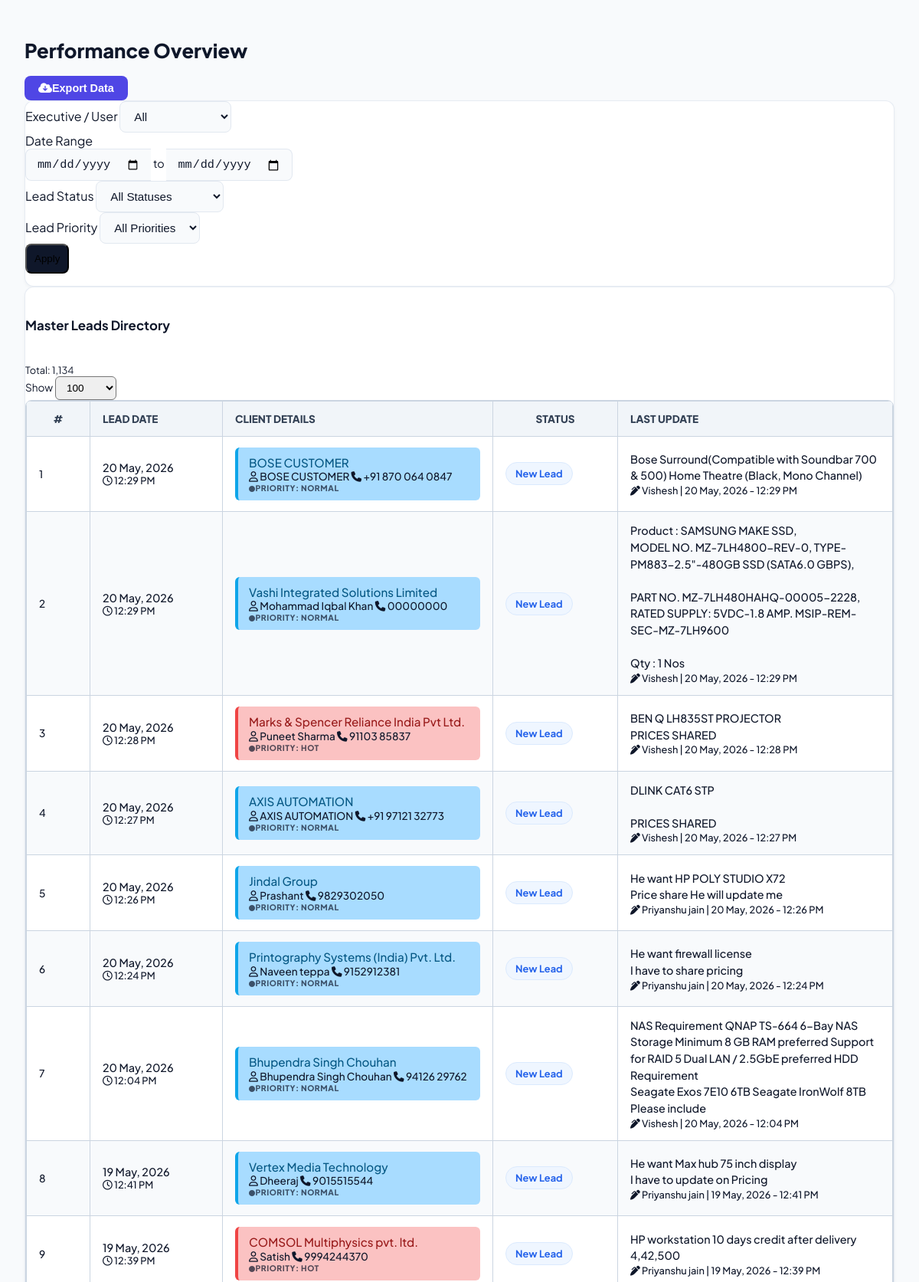
Screenshot of /sales-report.php (signed in, upper part) with the database file from the repository.
### tables this page shows
CREATE TABLE `leads` (
  `id` int(11) NOT NULL,
  `company_name` varchar(150) DEFAULT NULL,
  `department` varchar(100) DEFAULT NULL,
  `contact_person` varchar(100) DEFAULT NULL,
  `designation` varchar(100) DEFAULT NULL,
  `contact_number` varchar(20) DEFAULT NULL,
  `email` varchar(100) DEFAULT NULL,
  `location` varchar(150) DEFAULT NULL,
  `full_address` text DEFAULT NULL,
  `customer_type` varchar(50) DEFAULT NULL,
  `lead_by` varchar(100) DEFAULT NULL,
  `lead_type` varchar(100) DEFAULT NULL,
  `manager` varchar(100) DEFAULT NULL,
  `lead_status` varchar(50) DEFAULT NULL,
  `followed_by` varchar(255) DEFAULT NULL,
  `support_team` varchar(255) DEFAULT NULL,
  `followup_time` datetime DEFAULT NULL,
  `created_at` timestamp NOT NULL DEFAULT current_timestamp(),
  `reminder_sent` tinyint(1) DEFAULT 0,
  `alternate_number` varchar(20) DEFAULT NULL,
  `lead_priority` varchar(50) DEFAULT NULL,
  `gst_number` varchar(50) DEFAULT NULL,
  `pan_number` varchar(50) DEFAULT NULL,
  `cin_number` varchar(50) DEFAULT NULL,
  `aadhar_number` varchar(50) DEFAULT NULL,
  `is_customer` tinyint(1) DEFAULT 0
);

### sales-report.php (the view, shortened to what this page needs)
<?php
$is_admin = ($_SESSION['role'] === 'admin');
function runQuery($conn, $sql) {
    $result = mysqli_query($conn, $sql);
    return $result;
}
$filter_date_from     = isset($_GET['date_from']) ? mysqli_real_escape_string($conn, $_GET['date_from']) : '';
$filter_date_to       = isset($_GET['date_to']) ? mysqli_real_escape_string($conn, $_GET['date_to']) : '';
$filter_user          = isset($_GET['user']) ? mysqli_real_escape_string($conn, $_GET['user']) : '';
$where_clause = "WHERE 1=1";
$allowed_limits = [40, 100, 200, 300, 500, 1000, 2000, 3000, 4000, 5000];
$limit = isset($_GET['limit']) && in_array((int)$_GET['limit'], $allowed_limits) ? (int)$_GET['limit'] : 100;
$page = isset($_GET['page']) && is_numeric($_GET['page']) ? (int)$_GET['page'] : 1;
$offset = ($page - 1) * $limit;
function getBadgeClass($status) {
    $s = strtolower(trim($status));
    switch($s) {
        case 'new lead': return 'status-new';
        case 'meeting': return 'status-meeting';
        case 'sale': return 'status-sale';
        default: return 'status-default';
    }
}
function getPriorityStyleClass($priority) {
    $p = strtolower(trim($priority));
    switch($p) {
        case 'hot': return 'priority-box-hot';
        case 'cold': return 'priority-box-cold';
        case 'normal': return 'priority-box-normal';
    }
}
$lead_query = runQuery($conn, "SELECT COUNT(*) as total FROM leads $where_clause");
$total_leads = $lead_query ? mysqli_fetch_assoc($lead_query)['total'] : 0;
$sql_leads = "
    SELECT leads.*,
    (SELECT history_note FROM lead_history WHERE lead_history.lead_id = leads.id ORDER BY id DESC LIMIT 1) as last_history_note,
    (SELECT updated_by FROM lead_history WHERE lead_history.lead_id = leads.id ORDER BY id DESC LIMIT 1) as last_updated_by,
    (SELECT created_at FROM lead_history WHERE lead_history.lead_id = leads.id ORDER BY id DESC LIMIT 1) as last_history_date
    FROM leads
    $where_clause
    ORDER BY leads.id DESC
    LIMIT $limit OFFSET $offset
";
$leads_list_query = runQuery($conn, $sql_leads);
$user_col_class     = $is_admin ? "col-lg-2 col-md-6" : "d-none";
$date_col_class     = $is_admin ? "col-lg-3 col-md-6" : "col-lg-4 col-md-6";
$status_col_class   = $is_admin ? "col-lg-3 col-md-6" : "col-lg-3 col-md-6";
$priority_col_class = $is_admin ? "col-lg-2 col-md-6" : "col-lg-3 col-md-6";
$btn_col_class      = "col-lg-2 col-md-12";
?>
<link rel="stylesheet" href="https://cdnjs.cloudflare.com/ajax/libs/font-awesome/6.4.0/css/all.min.css">
<div class="crm-wrapper">
    <div class="d-flex justify-content-between align-items-center mb-4">
        <h1 class="page-title m-0">Performance Overview</h1>
        <button class="btn-brand"><i class="fa-solid fa-cloud-arrow-down me-2"></i>Export Data</button>
    </div>
    <?php if(!isset($_GET['hide_filter']) || $_GET['hide_filter'] != '1'): ?>
    <div class="new-gen-card p-4 mb-4">
        <form method="GET" action="" id="filterForm" class="m-0">
            <div class="row g-3 align-items-end">
                <?php if($is_admin): ?>
                <div class="<?= $user_col_class ?>">
                    <label class="form-label text-muted small fw-bold mb-2">Executive / User</label>
                    <select name="user" id="userDropdown" class="form-select clean-input">
                        <option value="">All</option>
                    </select>
                </div>
                <?php endif; ?>
                <div class="<?= $date_col_class ?>">
                    <label class="form-label text-muted small fw-bold mb-2">Date Range</label>
                    <div class="input-group">
                        <input type="date" name="date_from" class="form-control clean-input" value="<?= htmlspecialchars($filter_date_from) ?>" style="border-radius: 8px 0 0 8px; border-right: none;">
                        <span class="input-group-text bg-light text-muted border-top border-bottom" style="border-left: none; border-right: none; font-size: 0.9rem;">to</span>
                        <input type="date" name="date_to" class="form-control clean-input" value="<?= htmlspecialchars($filter_date_to) ?>" style="border-radius: 0 8px 8px 0; border-left: none;">
                    </div>
                </div>
                <div class="<?= $status_col_class ?>">
                    <label class="form-label text-muted small fw-bold mb-2">Lead Status</label>
                    <select name="status" class="form-select clean-input">
                        <option value="">All Statuses</option>
                    </select>
                </div>
                <div class="<?= $priority_col_class ?>">
                    <label class="form-label text-muted small fw-bold mb-2">Lead Priority</label>
                    <select name="priority" class="form-select clean-input">
                        <option value="">All Priorities</option>
                    </select>
                </div>
                <div class="<?= $btn_col_class ?> d-flex gap-2">
                    <button type="submit" class="btn btn-dark w-100 fw-bold" style="border-radius: 8px; padding: 10px; background: var(--text-main);">Apply</button>
                </div>
            </div>
        </form>
    </div>
    <?php endif; ?>
    <div class="row g-0 mb-4">
        <div class="col-lg-12" id="leadsTable">
            <div class="new-gen-card overflow-hidden h-100">
                <div class="p-3 border-bottom bg-white d-flex flex-wrap justify-content-between align-items-center gap-3">
                    <div class="d-flex align-items-center ms-2">
                        <h6 class="m-0 fw-bold text-dark" style="font-size: 1.05rem;">
                            <?php
                                if(!$is_admin) {
                                    echo "My Leads";
                                } else {
                                    echo ($filter_user != '') ? "Leads for " . htmlspecialchars($filter_user) : "Master Leads Directory";
                                }
                            ?>
                        </h6>
                        <span class="badge bg-light text-secondary border fw-bold px-3 py-1 ms-3" style="border-radius: 6px; font-size: 0.8rem;">
                            Total: <?= number_format($total_leads) ?>
                        </span>
                    </div>
                    <div class="d-flex align-items-center gap-2 me-2">
                        <label class="text-muted fw-bold mb-0" style="font-size: 0.85rem;">Show</label>
                        <select class="form-select form-select-sm border-light bg-light fw-bold" style="border-radius: 6px; width: 80px; padding: 6px 10px; font-size: 0.85rem;" onchange="changeLimit(this.value)">
                            <?php foreach($allowed_limits as $lim): ?>
                                <option value="<?= $lim ?>" <?= $limit == $lim ? 'selected' : '' ?>><?= $lim ?></option>
                            <?php endforeach; ?>
                        </select>
                    </div>
                </div>
                <div class="table-container bg-white">
                    <table class="clean-table mb-0">
                        <thead style="position: sticky; top: 0; z-index: 10;">
                            <tr>
                                <th style="width: 50px; text-align: center;">#</th>
                                <th style="width: 140px;">Lead Date</th>
                                <th style="width: 320px;">Client Details</th>
                                <th style="width: 130px; text-align: center;">Status</th>
                                <th>Last Update</th>
                            </tr>
                        </thead>
                        <tbody>
                            <?php
                            if($leads_list_query && mysqli_num_rows($leads_list_query) > 0):
                                $sr_no = $offset + 1;
                                while($lead = mysqli_fetch_assoc($leads_list_query)):
                                    $l_badgeClass = getBadgeClass($lead['lead_status'] ?? '');
                                    $company = $lead['company_name'] ?? '-';
                                    $contact = $lead['contact_person'] ?? '-';
                                    $phone = $lead['contact_number'] ?? '-';
                                    $priority = $lead['lead_priority'] ?? '';
                            ?>
                                <tr class="clickable-row" onclick="window.open('lead-update.php?id=<?= $lead['id'] ?>', '_blank')" title="Click to view/update lead">
                                    <td class="text-center text-muted fw-bold" style="font-size: 0.85rem;">
                                        <?= $sr_no++ ?>
                                    </td>
                                    <td>
                                        <?php
                                        if(!empty($lead['created_at'])) {
                                            $dt = new DateTime($lead['created_at']);
                                            $dt->setTimezone(new DateTimeZone('Asia/Kolkata'));
                                        ?>
                                            <div class="fw-bold text-dark m-0" style="font-size: 0.9rem;"><?= $dt->format("d M, Y") ?></div>
                                            <div class="text-muted mt-1" style="font-size: 0.8rem;"><i class="fa-regular fa-clock me-1"></i> <?= $dt->format("h:i A") ?></div>
                                        <?php } else { echo '-'; } ?>
                                    </td>
                                    <td>
                                        <div class="priority-box <?= getPriorityStyleClass($priority) ?>">
                                            <div class="fw-bold text-dark m-0 company-name" style="font-size: 0.95rem; line-height: 1.3;">
                                                <?= htmlspecialchars($company) ?>
                                            </div>
                                            <div class="text-muted mt-2" style="font-size: 0.85rem;">
                                                <span class="d-inline-block me-3"><i class="fa-regular fa-user me-1"></i> <?= htmlspecialchars($contact) ?></span>
                                                <span class="d-inline-block mt-1 mt-md-0"><i class="fa-solid fa-phone me-1"></i> <?= htmlspecialchars($phone) ?></span>
                                            </div>
                                            <?php if(!empty($priority)): ?>
                                                <div class="mt-2" style="font-size: 0.65rem; text-transform: uppercase; font-weight: 800; opacity: 0.7; letter-spacing: 0.5px;">
                                                    <i class="fa-solid fa-circle me-1" style="font-size: 0.5rem;"></i>PRIORITY: <?= htmlspecialchars($priority) ?>
                                                </div>
                                            <?php endif; ?>
                                        </div>
                                    </td>
                                    <td class="text-center">
                                        <span class="status-badge <?= $l_badgeClass ?>"><?= htmlspecialchars($lead['lead_status'] ?? 'N/A') ?></span>
                                    </td>
                                    <td>
                                        <?php if(!empty($lead['last_history_note'])): ?>
                                            <div class="text-dark fw-medium m-0" style="font-size: 0.9rem; white-space: normal; word-break: break-word; line-height: 1.5;">
                                                <?= nl2br(htmlspecialchars($lead['last_history_note'])) ?>
                                            </div>
                                            <div class="text-muted mt-2" style="font-size: 0.8rem;">
                                                <i class="fa-solid fa-pen-clip me-1"></i> <?= htmlspecialchars($lead['last_updated_by'] ?? 'System') ?>
                                                <?php if(!empty($lead['last_history_date'])): ?>
                                                    | <?= date('d M, Y - h:i A', strtotime($lead['last_history_date'])) ?>
                                                <?php endif; ?>
                                            </div>
                                        <?php else: ?>
                                            <span class="text-muted" style="font-size: 0.85rem;">No updates yet</span>
                                        <?php endif; ?>
                                    </td>
                                </tr>
                                <?php endwhile; ?>
                            <?php endif; ?>
                        </tbody>
                    </table>
                </div>
            </div>
        </div>
    </div>
</div>

### sales-report.php (style rules this page uses)
body, .crm-wrapper { font-family: 'Plus Jakarta Sans', sans-serif; background-color: var(--bg-body); color: var(--text-main); }
.crm-wrapper { padding: 24px; min-height: 100vh; }
.page-title { font-weight: 800; font-size: 1.6rem; color: var(--text-main); }
.new-gen-card { background: var(--card-bg); border: 1px solid rgba(226, 232, 240, 0.8); border-radius: var(--radius-lg); box-shadow: var(--shadow-sm); }
.clean-input { border-radius: 8px; border: 1px solid #E2E8F0; padding: 10px 14px; font-size: 0.95rem; color: var(--text-main); background-color: #F8FAFC; }
.table-container { border-radius: var(--radius-md); overflow: hidden; border: 1px solid var(--border-light); overflow-x: auto; }
.clean-table { width: 100%; border-collapse: collapse; }
.clean-table th { background: #F1F5F9; color: #334155; font-weight: 800; font-size: 0.85rem; text-transform: uppercase; padding: 14px 16px; text-align: left; border: 1px solid var(--border-light); }
.clean-table td { padding: 14px 16px; border: 1px solid var(--border-light); vertical-align: middle; font-size: 0.9rem; font-weight: 500; }
.clean-table tbody tr:nth-child(even) { background-color: #F8FAFC; }
.clickable-row { cursor: pointer; transition: background-color 0.15s ease-in-out; }
.priority-box { padding: 10px 14px; border-radius: 6px; transition: all 0.2s ease; }
.priority-box-hot { background-color: #fbc2c2; border-left: 4px solid #EF4444; }
.priority-box-hot .company-name { color: #991B1B !important; }
.priority-box-normal { background-color: #a8dcff; border-left: 4px solid #0EA5E9; }
.priority-box-normal .company-name { color: #075985 !important; }
.status-badge { padding: 6px 12px; border-radius: 20px; font-size: 0.8rem; font-weight: 700; display: inline-flex; align-items: center; border: 1px solid transparent; }
.status-new { background: #EFF6FF; color: #2563EB; border-color: #DBEAFE; }
.btn-brand { background: var(--brand-primary); color: #fff; border: none; border-radius: 8px; padding: 8px 18px; font-weight: 600; font-size: 0.9rem; }

### rows the page displays
leads: created_at "20 May, 2026", created_at "12:29 PM", company_name "BOSE CUSTOMER", contact_person "BOSE CUSTOMER", contact_number "+91 870 064 0847", lead_priority "NORMAL", lead_status "New Lead", last_history_note "Bose Surround(Compatible with Soundbar 700 & 500) Home Theatre (Black, Mono Channel)", last_updated_by "Vishesh", last_history_date "20 May, 2026 - 12:29 PM"
leads: created_at "20 May, 2026", created_at "12:29 PM", company_name "Vashi Integrated Solutions Limited", contact_person "Mohammad Iqbal Khan", contact_number "00000000", lead_priority "NORMAL", lead_status "New Lead", last_history_note "Product : SAMSUNG MAKE SSD, MODEL NO. MZ-7LH4800-REV-0, TYPE- PM883-2.5\"-480GB SSD (SATA6.0 GBPS), PART NO. MZ-7LH480HAHQ-00005-2228, RATED SUPPLY: 5VDC-1.8 AMP. MSIP-REM-SEC-MZ-7LH9600 Qty : 1 Nos", last_updated_by "Vishesh", last_history_date "20 May, 2026 - 12:29 PM"
leads: created_at "20 May, 2026", created_at "12:28 PM", company_name "Marks & Spencer Reliance India Pvt Ltd.", contact_person "Puneet Sharma", contact_number "91103 85837", lead_priority "HOT", lead_status "New Lead", last_history_note "BEN Q LH835ST PROJECTOR PRICES SHARED", last_updated_by "Vishesh", last_history_date "20 May, 2026 - 12:28 PM"
leads: created_at "20 May, 2026", created_at "12:27 PM", company_name "AXIS AUTOMATION", contact_person "AXIS AUTOMATION", contact_number "+91 97121 32773", lead_priority "NORMAL", lead_status "New Lead", last_history_note "DLINK CAT6 STP PRICES SHARED", last_updated_by "Vishesh", last_history_date "20 May, 2026 - 12:27 PM"
leads: created_at "20 May, 2026", created_at "12:26 PM", company_name "Jindal Group", contact_person "Prashant", contact_number "9829302050", lead_priority "NORMAL", lead_status "New Lead", last_history_note "He want HP POLY STUDIO X72 Price share He will update me", last_updated_by "Priyanshu jain", last_history_date "20 May, 2026 - 12:26 PM"
leads: created_at "20 May, 2026", created_at "12:24 PM", company_name "Printography Systems (India) Pvt. Ltd.", contact_person "Naveen teppa", contact_number "9152912381", lead_priority "NORMAL", lead_status "New Lead", last_history_note "He want firewall license I have to share pricing", last_updated_by "Priyanshu jain", last_history_date "20 May, 2026 - 12:24 PM"
leads: created_at "20 May, 2026", created_at "12:04 PM", company_name "Bhupendra Singh Chouhan", contact_person "Bhupendra Singh Chouhan", contact_number "94126 29762", lead_priority "NORMAL", lead_status "New Lead", last_history_note "NAS Requirement QNAP TS-664 6-Bay NAS Storage Minimum 8 GB RAM preferred Support for RAID 5 Dual LAN / 2.5GbE preferred HDD Requirement Seagate Exos 7E10 6TB Seagate IronWolf 8TB Please include", last_updated_by "Vishesh", last_history_date "20 May, 2026 - 12:04 PM"
leads: created_at "19 May, 2026", created_at "12:41 PM", company_name "Vertex Media Technology", contact_person "Dheeraj", contact_number "9015515544", lead_priority "NORMAL", lead_status "New Lead", last_history_note "He want Max hub 75 inch display I have to update on Pricing", last_updated_by "Priyanshu jain", last_history_date "19 May, 2026 - 12:41 PM"
leads: created_at "19 May, 2026", created_at "12:39 PM", company_name "COMSOL Multiphysics pvt. ltd.", contact_person "Satish", contact_number "9994244370", lead_priority "HOT", lead_status "New Lead", last_history_note "HP workstation 10 days credit after delivery 4,42,500", last_updated_by "Priyanshu jain", last_history_date "19 May, 2026 - 12:39 PM"

### other values shown
$total_leads "1,134"
form field value "100"
